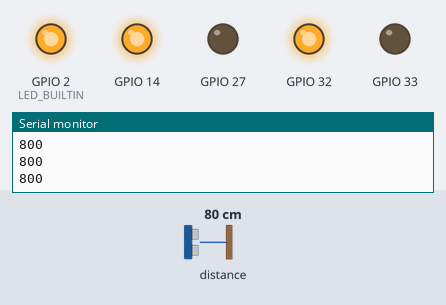
Bench run of a sketch on a simulated ESP32. On the bench: output pins drawn as LEDs (lit = HIGH), the last lines printed to the serial monitor. Inputs (shaded band) come from the test bench; at power-on: distance to the obstacle 80 cm.

Above: at 1.2 s.
1.3 s: distance to the obstacle set to 8 cm
2.8 s: distance to the obstacle set to 5 cm
At 3.8 s:
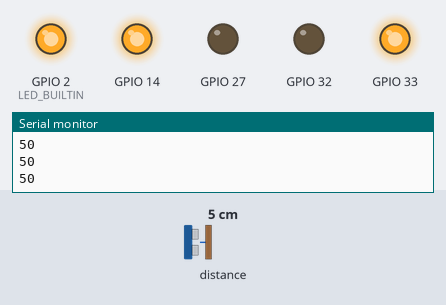
4.3 s: distance to the obstacle set to 9 cm
At 4.6 s:
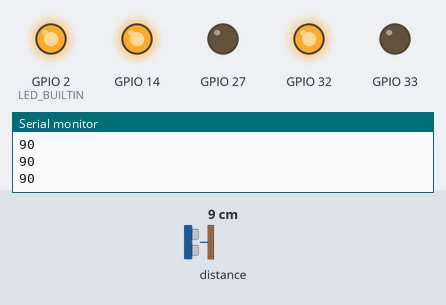
5.8 s: distance to the obstacle set to 2 cm
At 6.7 s:
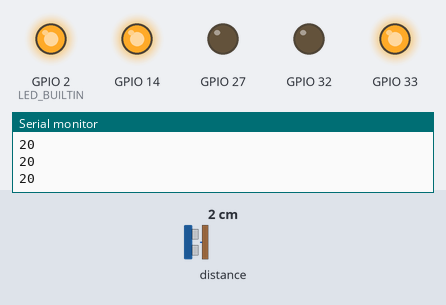
Timing chart, 0 to 8.3 s (numbered marks = the images above; inputs shaded):
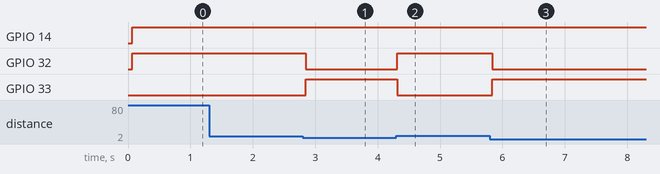

Measured:
- the behaviour switches between 7 and 6 cm on distance to the obstacle (found by bisection; images 0 and 1)
- after the input at 2.8 s, GPIO 32: HIGH → LOW after 0.05 s; GPIO 33: LOW → HIGH after 0.05 s
- after the input at 4.3 s, GPIO 32: LOW → HIGH at once; GPIO 33: HIGH → LOW at once
- after the input at 5.8 s, GPIO 32: HIGH → LOW at once; GPIO 33: LOW → HIGH at once

The sketch:

Sensor_BUGBOT.ino
```cpp
#include <Wire.h>
#include <VL53L0X.h>

VL53L0X sensor;

void setup() {
  Wire.begin();
  Serial.begin(9600);
  sensor.setTimeout(500);

  if (!sensor.init()) {
    Serial.println("Failed to detect and initialize sensor!");
    while (1) {}
  }

  sensor.startContinuous();
  // put your setup code here, to run once:
  pinMode(32, OUTPUT);
  pinMode(33, OUTPUT);
  pinMode(27, OUTPUT);
  pinMode(14, OUTPUT);
  pinMode(LED_BUILTIN, OUTPUT);
  digitalWrite(LED_BUILTIN,HIGH);
}

void loop() {

  Serial.print(sensor.readRangeContinuousMillimeters());
  if (sensor.timeoutOccurred()) { Serial.print(" TIMEOUT"); }

  Serial.println();

if (sensor.readRangeContinuousMillimeters() < 70) {
  digitalWrite(32, LOW);
  digitalWrite(33, HIGH);
  digitalWrite(27, LOW);
  digitalWrite(14, HIGH);
}
else {
  digitalWrite(32, HIGH);
  digitalWrite(33, LOW);
  digitalWrite(27, LOW);
  digitalWrite(14, HIGH);

}

}
```
